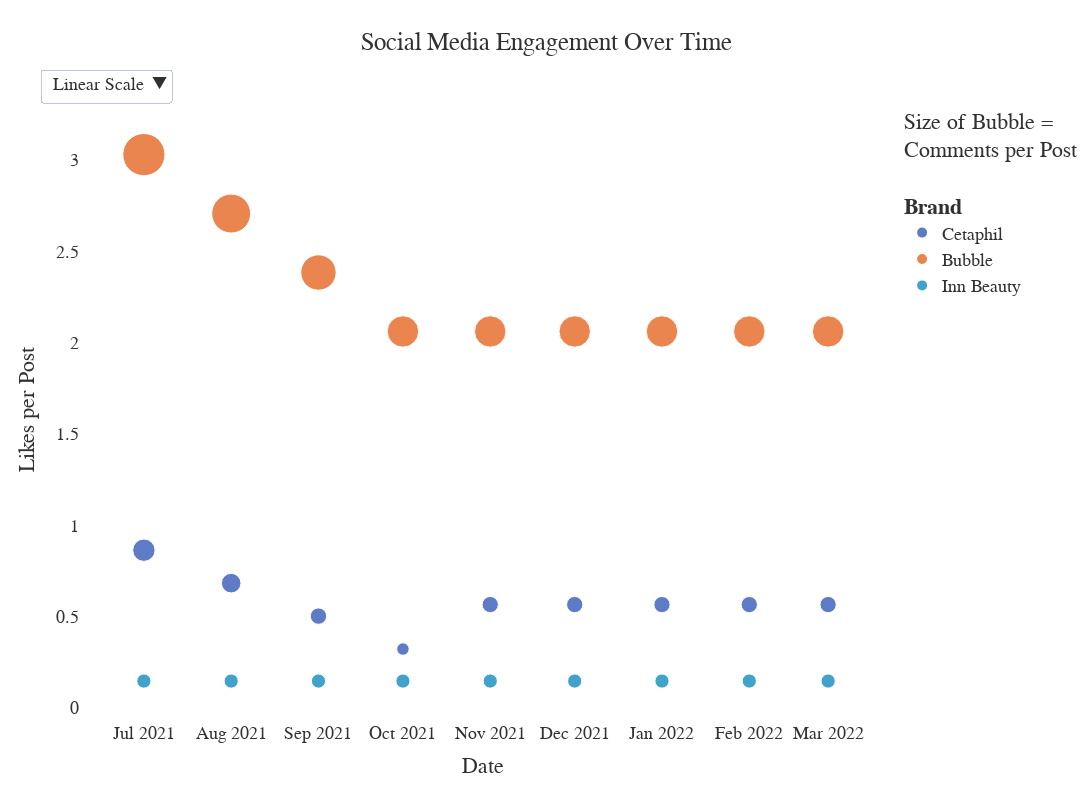

Notebook cell for this chart:
### Markdown cell above
# Plot

### Code cell
fig = px.scatter(chart_data_1, 
                 x='fct_date',
                 y='likes_per_post',
                 size='comments_per_post_pax',
                 color='name',
                 opacity=.8,
                 labels={
                     'likes_per_post': 'Likes per Post',
                     'comments_per_post_pax': 'Comments per Post',
                     'name': 'Size of Bubble =<br>Comments per Post<br><br><b>Brand</b>',
                     'fct_date': 'Date',
                 },
                 title='Social Media Engagement Over Time'
                 
                 ,color_discrete_sequence=CU_PLOTLY_COLOR_SEQUENCE
                )


sizeref = 0.5 * max(chart_data_0['comments_per_post_pax'])/(100**2)
smaller_font = dict(Font.plot_title.value)
smaller_font.update({'size':14})
fig.update_traces(
    marker=dict(sizemode='area',
                sizeref=sizeref,
                
               ),
    textfont=smaller_font
)

fig.update_layout(
    width=1200,
    height=800,
)

fig.update_layout(
    font=Font.plot_title.value,
    plot_bgcolor="white",
     title={"x": 0.5},
    colorway=CU_PLOTLY_COLOR_SEQUENCE,
    coloraxis={"autocolorscale": True},
)

updatemenus = list([
    dict(active=1,
         buttons=list([
            dict(label='Log Scale',
                 method='update',
                 args=[{'visible': [True]},
                        {'yaxis': {'type': 'log', 'title':"Likes per Post"}
                        }]),
            dict(label='Linear Scale',
                 method='update',
                 args=[{'visible': [True]},
                       {'yaxis': {'type': 'linear', 'title':"Likes per Post"}
                       }])
            ]),
         xanchor="left",
         yanchor="top",
         y=1.05,
        )
    ])

fig.update_layout(dict(updatemenus=updatemenus))
fig.show()

### Figure 1 — Plotly figure (JSON) as saved in the notebook; plotly's stock layout.template omitted (floating-point values rounded to 4 significant figures)
{"data": [{"hoverlabel": {"namelength": 0}, "hovertemplate": "Size of Bubble =<br>Comments per Post<br><br><b>Brand</b>=Cetaphil<br>Date=%{x}<br>Likes per Post=%{y}<br>Comments per Post=%{marker.size}", "legendgroup": "Cetaphil", "marker": {"color": "#365bb7", "opacity": 0.8, "size": [5.848e-06, 5.964e-06, 3.445e-06, 5.848e-06, 5.848e-06, 8.483e-06, 1.1e-05, 5.848e-06, 5.848e-06], "sizemode": "area", "sizeref": 4.42e-08, "symbol": "circle"}, "mode": "markers", "name": "Cetaphil", "showlegend": true, "textfont": {"color": "#313131", "family": "Muli, AppleGothic, Futura, sans-serif", "size": 14}, "type": "scatter", "x": ["2022-02-01", "2021-09-01", "2021-10-01", "2022-01-01", "2021-12-01", "2021-08-01", "2021-07-01", "2022-03-01", "2021-11-01"], "xaxis": "x", "y": [0.5668, 0.5038, 0.3236, 0.5668, 0.5668, 0.684, 0.8642, 0.5668, 0.5668], "yaxis": "y"}, {"hoverlabel": {"namelength": 0}, "hovertemplate": "Size of Bubble =<br>Comments per Post<br><br><b>Brand</b>=Bubble<br>Date=%{x}<br>Likes per Post=%{y}<br>Comments per Post=%{marker.size}", "legendgroup": "Bubble", "marker": {"color": "#e56725", "opacity": 0.8, "size": [2.184e-05, 2.184e-05, 2.768e-05, 2.184e-05, 2.184e-05, 3.352e-05, 3.935e-05, 2.184e-05, 2.184e-05], "sizemode": "area", "sizeref": 4.42e-08, "symbol": "circle"}, "mode": "markers", "name": "Bubble", "showlegend": true, "textfont": {"color": "#313131", "family": "Muli, AppleGothic, Futura, sans-serif", "size": 14}, "type": "scatter", "x": ["2021-10-01", "2021-12-01", "2021-09-01", "2022-03-01", "2022-01-01", "2021-08-01", "2021-07-01", "2022-02-01", "2021-11-01"], "xaxis": "x", "y": [2.061, 2.061, 2.384, 2.061, 2.061, 2.706, 3.029, 2.061, 2.061], "yaxis": "y"}, {"hoverlabel": {"namelength": 0}, "hovertemplate": "Size of Bubble =<br>Comments per Post<br><br><b>Brand</b>=Inn Beauty<br>Date=%{x}<br>Likes per Post=%{y}<br>Comments per Post=%{marker.size}", "legendgroup": "Inn Beauty", "marker": {"color": "#128dbd", "opacity": 0.8, "size": [4.471e-06, 4.471e-06, 4.471e-06, 4.471e-06, 4.471e-06, 4.471e-06, 4.471e-06, 4.471e-06, 4.471e-06], "sizemode": "area", "sizeref": 4.42e-08, "symbol": "circle"}, "mode": "markers", "name": "Inn Beauty", "showlegend": true, "textfont": {"color": "#313131", "family": "Muli, AppleGothic, Futura, sans-serif", "size": 14}, "type": "scatter", "x": ["2021-12-01", "2022-01-01", "2022-02-01", "2021-07-01", "2021-11-01", "2021-10-01", "2021-09-01", "2021-08-01", "2022-03-01"], "xaxis": "x", "y": [0.1485, 0.1485, 0.1485, 0.1485, 0.1485, 0.1485, 0.1485, 0.1485, 0.1485], "yaxis": "y"}], "layout": {"coloraxis": {"autocolorscale": true}, "colorway": ["#365bb7", "#e56725", "#128dbd", "#5fa036", "#e33a2b", "#feb40b", "#984e99", "#8c350d", "#0c5d7b", "#6c6c6c"], "font": {"color": "#313131", "family": "Muli, AppleGothic, Futura, sans-serif", "size": 18}, "height": 800, "legend": {"itemsizing": "constant", "title": {"text": "Size of Bubble =<br>Comments per Post<br><br><b>Brand</b>"}, "tracegroupgap": 0}, "plot_bgcolor": "white", "title": {"text": "Social Media Engagement Over Time", "x": 0.5}, "updatemenus": [{"active": 1, "buttons": [{"args": [{"visible": [true]}, {"yaxis": {"title": "Likes per Post", "type": "log"}}], "label": "Log Scale", "method": "update"}, {"args": [{"visible": [true]}, {"yaxis": {"title": "Likes per Post", "type": "linear"}}], "label": "Linear Scale", "method": "update"}], "xanchor": "left", "y": 1.05, "yanchor": "top"}], "width": 1200, "xaxis": {"anchor": "y", "domain": [0, 1], "title": {"text": "Date"}}, "yaxis": {"anchor": "x", "domain": [0, 1], "title": {"text": "Likes per Post"}}}}
